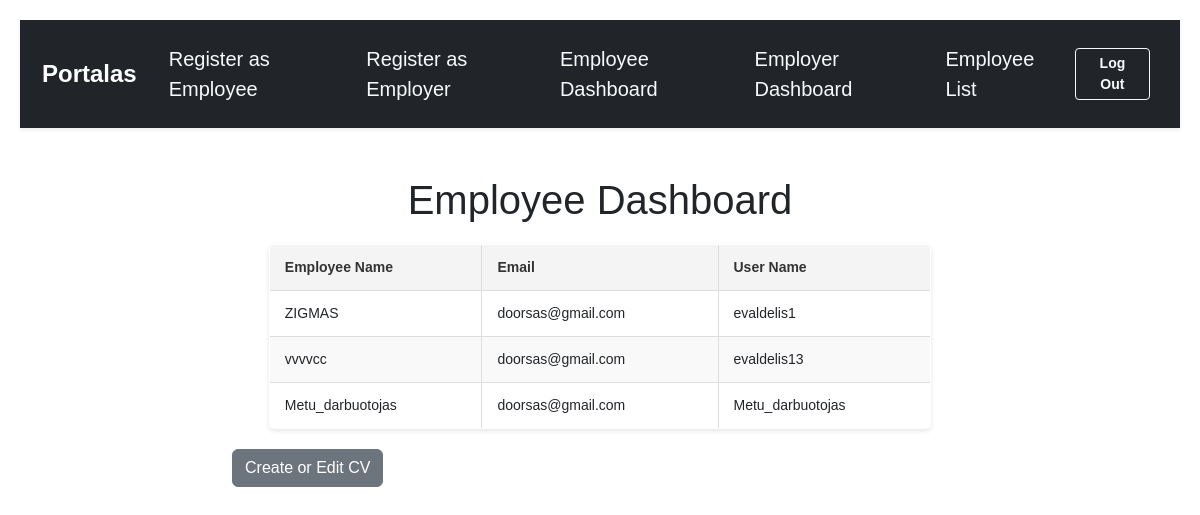
The app's page /employee/employees_dashboard/ (signed in), older data.
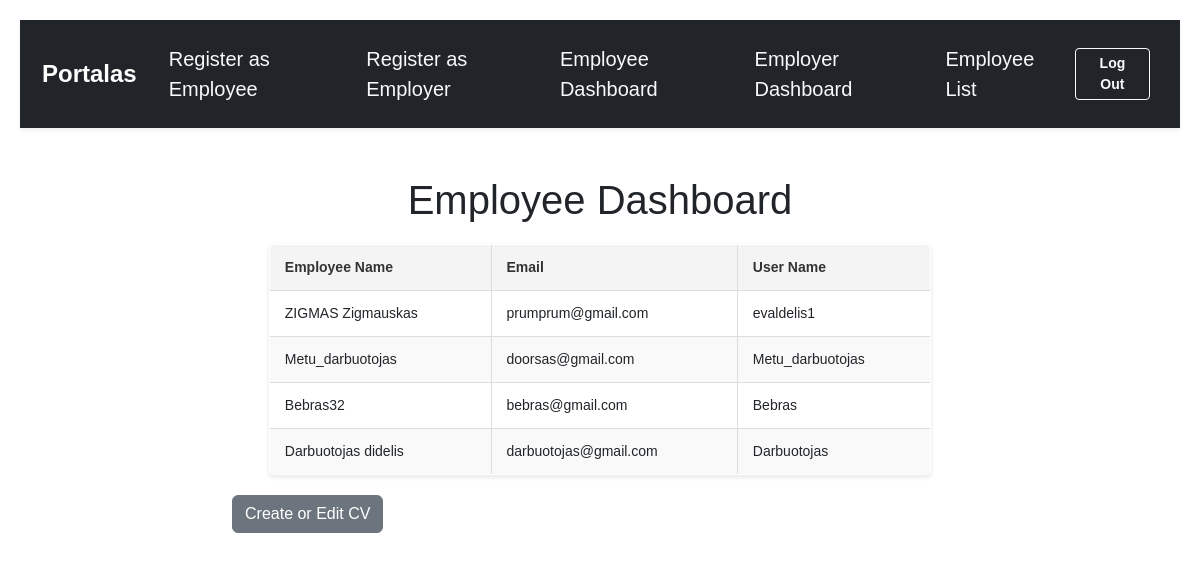
The same page, newer data.
### employee/models.py (models this page shows, shortened)
class Employee(models.Model):
    user = models.OneToOneField(User, on_delete=models.CASCADE)  # Link to User
    employee_name = models.CharField(max_length=255)
    email = models.EmailField()

### employee/views.py (the view)
# urls.py: path('employees_dashboard/',views.employee_dashboard, name='employee_dashboard'),
@login_required
def employee_dashboard(request):
    employees = Employee.objects.all()
    return render(request, 'employee/employee_dashboard.html', {'employees': employees})

### employee/templates/employee/employee_dashboard.html (shortened to what this page needs)
{% extends 'base.html' %}
{% block content %}
<h1>Employee Dashboard</h1>
    <table>
        <thead>
            <tr>
                <th>Employee Name</th>
                <th>Email</th>
                <th>User Name</th>
            </tr>
        </thead>
        <tbody>
            {% for employee in employees %}
                <tr>
                    <td>{{ employee.employee_name }}</td>
                    <td>{{ employee.email }}</td>
                     <td>{{ employee.user }}</td>
                </tr>
            {% endfor %}
        </tbody>
    </table>
    <a href="{% url 'create_or_edit_cv' %}" class="btn btn-secondary">Create or Edit CV</a>
{% endblock %}

Row changes from the older to the newer data that the page shows:
removed Employee: employee_name "vvvvcc", email "doorsas@gmail.com", user "evaldelis13"
changed Employee "evaldelis1": employee_name "ZIGMAS" → "ZIGMAS Zigmauskas"; email "doorsas@gmail.com" → "prumprum@gmail.com"
added Employee: employee_name "Bebras32", email "bebras@gmail.com", user "Bebras"
added Employee: employee_name "Darbuotojas didelis", email "darbuotojas@gmail.com", user "Darbuotojas"
